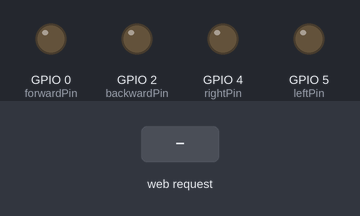
Bench run of a sketch on a simulated ESP8266 (NodeMCU). On the bench: output pins drawn as LEDs (lit = HIGH). The test bench sets the inputs (shaded band). WiFi joins after 1.5 s; servers stay silent unless stated; what the sketch prints to the serial monitor is not drawn.

Above: at 2.7 s.
2.8 s: HTTP request GET /okLeftPin received
At 3.8 s:
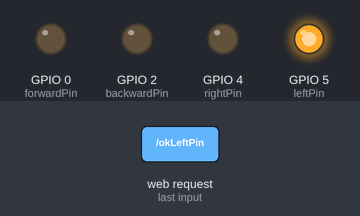
4.3 s: HTTP request GET /okRightPin received
At 5.0 s:
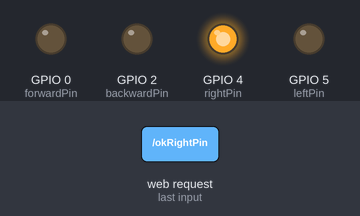
5.8 s: HTTP request GET /okForwardPin received
At 6.2 s:
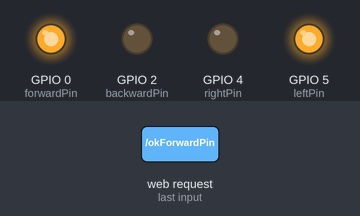
7.3 s: HTTP request GET /okBackwardPin received
At 8.5 s:
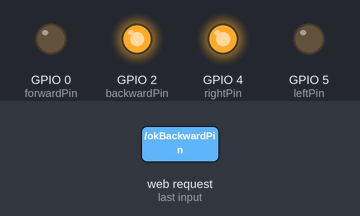
8.8 s: HTTP request GET /off received
At 9.6 s:
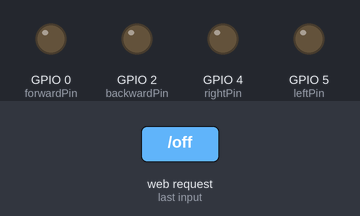
Timing chart, 0 to 11.3 s (numbered marks = the images above; inputs shaded):
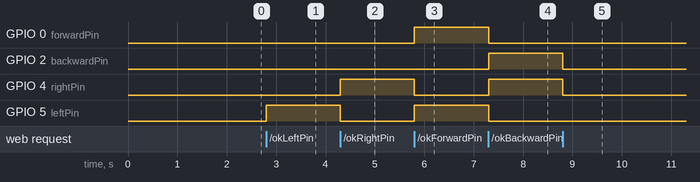

The sketch:

ESP8266_CAR.ino
```cpp
#include <ESP8266WiFi.h>
#include <ESP8266WebServer.h>

// Wi-Fi Credentials
const char *ssid = "Your wifi name";
const char *password = " your wifi password";

// HTTP Basic Auth Credentials
const char *http_username = "admin";
const char *http_password = "esp8266";

// Create a web server on port 80
ESP8266WebServer server(80);

// LED Configuration
const int ledPin = LED_BUILTIN; // Change to GPIO2 if using external LED
// bool ledState = false;

// PIN CONFIGURATION FOR THE CAR BUTTONS
const int leftPin = 5;
const int rightPin = 4;
const int forwardPin = 0;
const int backwardPin = 2;

// Handle the root page
void handleRoot()
{
  if (!server.authenticate(http_username, http_password))
  {
    return server.requestAuthentication();
  }

  String html = R"rawliteral(
    <!DOCTYPE html>
    <html>
    <head>
      <title>ESP8266 LED Control</title>
      <meta name="viewport" content="width=device-width, initial-scale=1">
      <style>
        body { font-family: Arial; text-align: center; margin:0%; }

              .container {
  width: 100%;
  height: 150px;
  position: relative;
  display: flex;
  align-items: center;
  justify-content: space-between;
  padding: 0 10px; /* Small padding for responsiveness */
  box-sizing: border-box;
}

.circle-btn {
  width: 100px;
  height: 100px;
  border-radius: 50%;
  border: none;
  color: white;
  font-size: 16px;
}

        </style>
    </head>
    <body>
      <h1>ABINASH'S CAR </h1>
      <!--<p>Status: <span id="ledState">Unknown</span></p>-->
      <button class="circle-btn" style="background-color: yellow;display:table; margin-left: auto; margin-right: auto;" id="leftPin"></button>

       <div class="container">
        <button id="backwardPin" style="background-color: orange;" class="circle-btn" ></button>
        <button id="forwardPin" style="background-color: green;" class="circle-btn" ></button>
       </div>
      <button  class="circle-btn" style=" background-color: red;display:table; margin-left: auto; margin-right: auto;" id="rightPin" ></button>

      <script>

      //LEFT
        const leftBtn = document.getElementById('leftPin');
        leftBtn.addEventListener('mousedown', () => fetch('/okLeftPin'));
        leftBtn.addEventListener('mouseup', () => fetch('/off'));
        leftBtn.addEventListener('touchstart', () => fetch('/okLeftPin'));
        leftBtn.addEventListener('touchend', () => fetch('/off'));
      //LEFT

      //RIGHT
        const rightBtn = document.getElementById('rightPin');
        rightBtn.addEventListener('mousedown', () => fetch('/okRightPin'));
        rightBtn.addEventListener('mouseup', () => fetch('/off'));
        rightBtn.addEventListener('touchstart', () => fetch('/okRightPin'));
        rightBtn.addEventListener('touchend', () => fetch('/off'));
      //RIGHT

      //FORWARD
        const forwardBtn = document.getElementById('forwardPin');
        forwardBtn.addEventListener('mousedown', () =>fetch('/okForwardPin'));
        forwardBtn.addEventListener('mouseup', () =>fetch('/off'));
        forwardBtn.addEventListener('touchstart', () =>fetch('/okForwardPin'));
        forwardBtn.addEventListener('touchend', () =>fetch('/off'));
      //FORWARD

      //BACKWARD
        const backwardBtn = document.getElementById('backwardPin');
        backwardBtn.addEventListener('mousedown', () => fetch('/okBackwardPin'));
        backwardBtn.addEventListener('mouseup', () => fetch('/off'));
        backwardBtn.addEventListener('touchstart', () => fetch('/okBackwardPin'));
        backwardBtn.addEventListener('touchend', () => fetch('/off'));
      //BACKWARD

      </script>
    </body>
    </html>
  )rawliteral";

  server.send(200, "text/html", html);
}

// Handle turning the car LEFT
void handleLeft()
{
  if (!server.authenticate(http_username, http_password))
  {
    return server.requestAuthentication();
  }
  digitalWrite(leftPin, HIGH);
  digitalWrite(rightPin, LOW);
  digitalWrite(forwardPin, LOW);
  digitalWrite(backwardPin, LOW);
  server.send(200, "text/plain", "OK");
}

// Handle turning the car RIGHT
void handleRight()
{
  if (!server.authenticate(http_username, http_password))
  {
    return server.requestAuthentication();
  }
  digitalWrite(rightPin, HIGH);
  digitalWrite(leftPin, LOW);
  digitalWrite(forwardPin, LOW);
  digitalWrite(backwardPin, LOW);
  server.send(200, "text/plain", "OK");
}

// MOVING FORWARD
void handleForward()
{
  if (!server.authenticate(http_username, http_password))
  {
    return server.requestAuthentication();
  }

  digitalWrite(leftPin, HIGH);    // 5
  digitalWrite(rightPin, LOW);    // 4
  digitalWrite(forwardPin, HIGH); // 0
  digitalWrite(backwardPin, LOW); // 2
  server.send(200, "text/plain", "OK");
}

// MOVING BACKWARD
void handleBackward()
{
  if (!server.authenticate(http_username, http_password))
  {
    return server.requestAuthentication();
  }

  digitalWrite(leftPin, LOW);      // 5
  digitalWrite(rightPin, HIGH);    // 4
  digitalWrite(forwardPin, LOW);   // 0
  digitalWrite(backwardPin, HIGH); // 2
  server.send(200, "text/plain", "OK");
}

// Handle turning the CAR OFF
void handleOff()
{
  if (!server.authenticate(http_username, http_password))
  {
    return server.requestAuthentication();
  }
  digitalWrite(leftPin, LOW);
  digitalWrite(rightPin, LOW);
  digitalWrite(forwardPin, LOW);
  digitalWrite(backwardPin, LOW);
  server.send(200, "text/plain", "OK");
}

void setup()
{
  Serial.begin(115200);
  pinMode(leftPin, OUTPUT);
  pinMode(rightPin, OUTPUT);
  pinMode(forwardPin, OUTPUT);
  pinMode(backwardPin, OUTPUT);

  WiFi.begin(ssid, password);
  Serial.print("Connecting to Wi-Fi");
  while (WiFi.status() != WL_CONNECTED)
  {
    delay(500);
    Serial.print(".");
  }

  Serial.println("\nConnected!");
  Serial.print("IP Address: ");
  Serial.println(WiFi.localIP());

  // Define web routes
  server.on("/", handleRoot);
  server.on("/okLeftPin", handleLeft);
  server.on("/okRightPin", handleRight);
  server.on("/okForwardPin", handleForward);
  server.on("/okBackwardPin", handleBackward);
  server.on("/off", handleOff);
  server.begin();
  Serial.println("Web server started");
}

void loop()
{
  server.handleClient();
}
```

Measured:
- after the input at 2.8 s, GPIO 5 (leftPin): LOW → HIGH at once
- after the input at 4.3 s, GPIO 4 (rightPin): LOW → HIGH at once; GPIO 5 (leftPin): HIGH → LOW at once
- after the input at 5.8 s, GPIO 0 (forwardPin), GPIO 5 (leftPin): LOW → HIGH at once; GPIO 4 (rightPin): HIGH → LOW at once
- after the input at 7.3 s, GPIO 0 (forwardPin), GPIO 5 (leftPin): HIGH → LOW at once; GPIO 2 (backwardPin), GPIO 4 (rightPin): LOW → HIGH at once
- after the input at 8.8 s, GPIO 2 (backwardPin), GPIO 4 (rightPin): HIGH → LOW at once
